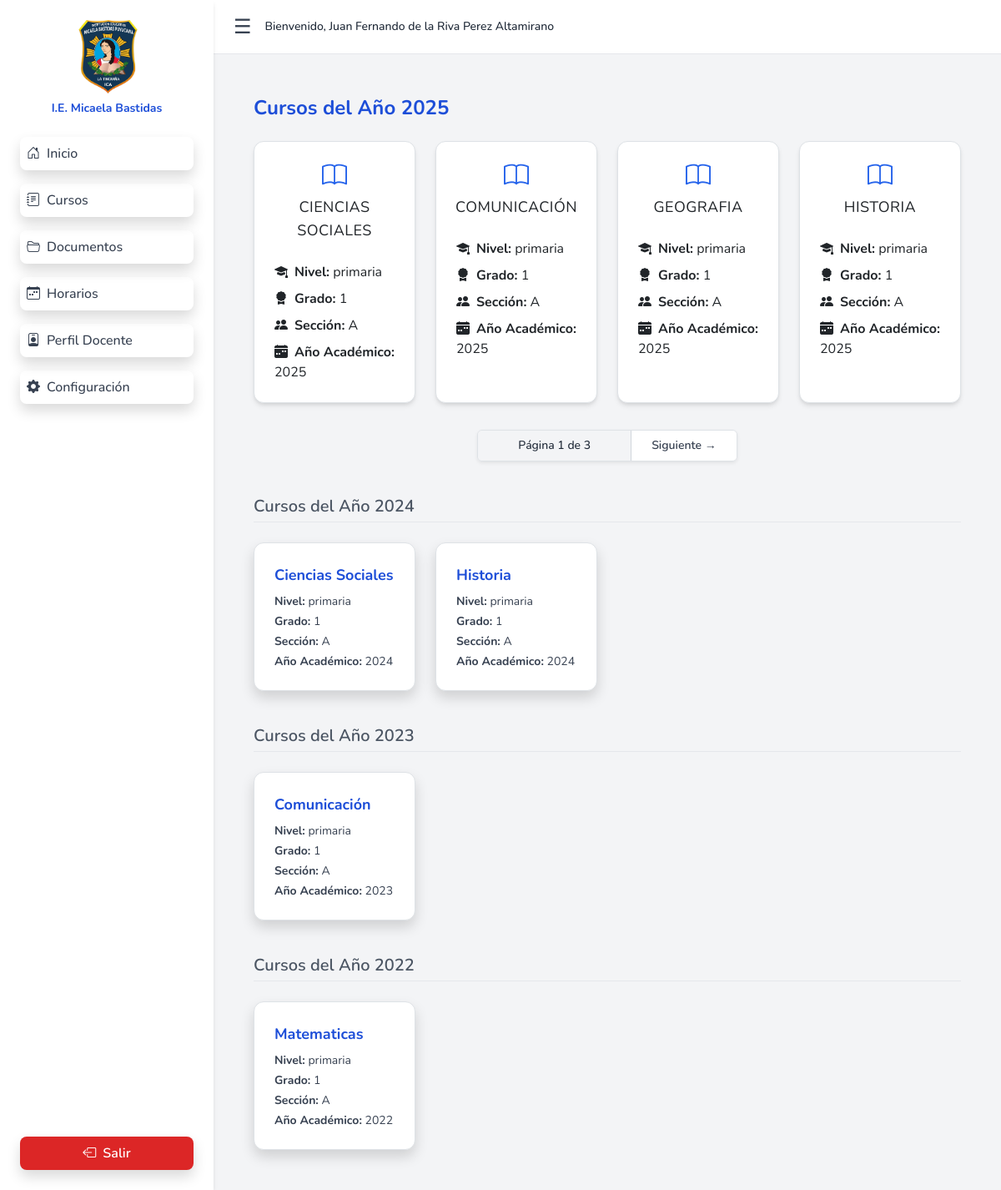
The page /courses/ (signed in) on the database its author committed.
### class_assignment/models.py (models this page shows, shortened)
class ClassAssignment(models.Model):
    teacher = models.ForeignKey(Teacher, on_delete=models.CASCADE)
    course = models.ForeignKey(Course, on_delete=models.CASCADE)
    LEVEL_CHOICES = [
        ('primaria', 'Primaria'),
        ('secundaria', 'Secundaria'),
    ]
    level = models.CharField(max_length=10, choices=LEVEL_CHOICES)
    grade = models.PositiveSmallIntegerField()
    section = models.CharField(max_length=1)
    academic_year = models.CharField(max_length=4)
    class Meta:
        constraints = [
            models.UniqueConstraint(
                fields=['teacher', 'course', 'level', 'grade', 'section', 'academic_year'],
                name='unique_class_assignment_per_year'
            )
        ]

### course/models.py (models this page shows, shortened)
class Course(models.Model):
    name_validator = RegexValidator(
        regex=r'^[A-Za-zÀ-ÿ\s]{1,30}$',
        message='Course name must contain only letters and be up to 30 characters.'
    )
    name = models.CharField(max_length=30, validators=[name_validator])
    LEVEL_CHOICES = [
        ('primaria', 'Primaria'),
        ('secundaria', 'Secundaria'),
    ]
    level = models.CharField(max_length=10, choices=LEVEL_CHOICES)

### dashboard/views.py (the view)
# urls.py: path('courses/', views.teacher_courses, name='teacher_courses'),
@login_required
def teacher_courses(request):
    current_year = str(datetime.now().year)
    assignments = ClassAssignment.objects.filter(teacher__user=request.user)
    current_year_courses = [a for a in assignments if a.academic_year == current_year]
    past_courses_grouped = defaultdict(list)
    for assignment in assignments:
        if assignment.academic_year != current_year:
            past_courses_grouped[assignment.academic_year].append(assignment)
    current_year_courses.sort(key=lambda a: a.course.name.lower())
    past_years_courses = {
        year: sorted(course_list, key=lambda a: a.course.name.lower())
        for year, course_list in sorted(past_courses_grouped.items(), reverse=True)
    }
    current_page_number = request.GET.get("page")
    current_paginator = Paginator(current_year_courses, 4)
    current_year_page_obj = current_paginator.get_page(current_page_number)
    return render(request, 'dashboard/teacher_courses.html', {
        'current_year': current_year,
        'current_year_page_obj': current_year_page_obj,
        'current_year_courses': current_year_page_obj,  # alias para el template
        'past_years_courses': past_years_courses
    })

### preferences/context_processors.py (called while the page is built)
def dark_mode_context(request):
    if request.user.is_authenticated and hasattr(request.user, 'preferences'):
        return {'dark_mode': request.user.preferences.dark_mode}
    return {'dark_mode': False}

### templates/dashboard/teacher_courses.html (shortened to what this page needs)
{% extends 'base/base_dashboard.html' %}
{% load static %}
{% load i18n %}
{% block inner_content %}
<div class="p-6">
  {% if current_year_courses %}
    <h2 class="text-2xl font-bold text-blue-700 mb-6">{% trans "Cursos del Año" %} {{ current_year }}</h2>
    <div class="grid grid-cols-1 sm:grid-cols-2 md:grid-cols-3 lg:grid-cols-4 gap-6">
  {% for assignment in current_year_courses %}
    <a href="{% url 'course_detail' assignment.id %}" class="block group transition duration-300 transform hover:-translate-y-1">
      <div class="bg-white border border-gray-200 rounded-xl shadow-md p-4 h-full
                  transition-all duration-300 group-hover:shadow-lg">
        <div class="flex flex-col items-center justify-center mb-4">
          <i class="bi bi-book text-blue-600 text-3xl mb-1 transition group-hover:font-bold"></i>
          <h3 class="text-center text-lg uppercase tracking-wide transition group-hover:font-bold">
            {{ assignment.course.name }}
          </h3>
        </div>
        <ul class="text-base space-y-2 transition">
          <li class="transition group-hover:font-bold">
            <i class="bi bi-mortarboard-fill me-2"></i><strong>{% trans "Nivel" %}:</strong> {{ assignment.level }}
          </li>
          <li class="transition group-hover:font-bold">
            <i class="bi bi-award-fill me-2"></i><strong>{% trans "Grado" %}:</strong> {{ assignment.grade }}
          </li>
          <li class="transition group-hover:font-bold">
            <i class="bi bi-people-fill me-2"></i><strong>{% trans "Sección" %}:</strong> {{ assignment.section }}
          </li>
          <li class="transition group-hover:font-bold">
            <i class="bi bi-calendar-week-fill me-2"></i><strong>{% trans "Año Académico" %}:</strong> {{ assignment.academic_year }}
          </li>
        </ul>
      </div>
    </a>
  {% endfor %}
</div>
  {% endif %}
  {% if current_year_page_obj.has_other_pages %}
  <div class="flex justify-center mt-8">
    <nav class="inline-flex rounded-md shadow-sm overflow-hidden border border-gray-300" aria-label="Pagination">
      <span class="px-5 py-2 bg-gray-100 text-gray-800 font-medium text-sm border-r border-gray-300">
        {% trans "Página" %} {{ current_year_page_obj.number }} {% trans "de" %} {{ current_year_page_obj.paginator.num_pages }}
      </span>
      {% if current_year_page_obj.has_next %}
        <a href="?year={{ current_year }}&page={{ current_year_page_obj.next_page_number }}"
           class="px-4 py-2 bg-white text-gray-700 hover:bg-gray-100 font-semibold text-sm transition">
          {% trans "Siguiente" %} →
        </a>
      {% endif %}
    </nav>
  </div>
{% endif %}
  {% for year, assignments in past_years_courses.items %}
    <h2 class="text-xl font-semibold text-gray-600 mt-10 mb-4 border-b pb-1 border-gray-200">{% trans "Cursos del Año" %} {{ year }}</h2>
    <div class="grid grid-cols-1 sm:grid-cols-2 md:grid-cols-3 lg:grid-cols-4 gap-6">
      {% for assignment in assignments %}
        <div class="bg-white rounded-xl shadow p-4 border hover:border-blue-300 transition">
          <h3 class="text-lg font-bold text-blue-700 mb-2">{{ assignment.course.name }}</h3>
          <ul class="text-sm text-gray-700 space-y-1">
            <li><strong>{% trans "Nivel" %}:</strong> {{ assignment.level }}</li>
            <li><strong>{% trans "Grado" %}:</strong> {{ assignment.grade }}</li>
            <li><strong>{% trans "Sección" %}:</strong> {{ assignment.section }}</li>
            <li><strong>{% trans "Año Académico" %}:</strong> {{ assignment.academic_year }}</li>
          </ul>
        </div>
      {% endfor %}
    </div>
  {% endfor %}
</div>
{% endblock %}

### templates/base/base_dashboard.html (shortened to what this page needs)
{% extends 'base/base.html' %}
{% load static %}
{% load i18n %}
{% block content %}
<div id="dashboardContainer" class="flex h-screen overflow-hidden bg-gray-100">
  <aside id="sidebar"
         class="w-64 bg-white shadow-md transition-all duration-300 ease-in-out flex flex-col justify-between z-40">
    <div>
      <div class="text-center mt-4">
        <img src="{% static 'img/logo.jpg' %}" class="mx-auto w-20 mb-2" alt="Logo Colegio">
        <h5 class="text-blue-700 font-bold text-sm">I.E. Micaela Bastidas</h5>
      </div>
      <ul class="mt-6 space-y-4 px-6">
        <li>
          <a href="{% url 'teacher_dashboard' %}"
             class="flex items-center space-x-2 p-2 rounded-lg shadow transition font-medium
                    {% if request.path == '/dashboard/' %}bg-black text-white{% else %}text-gray-700 hover:bg-black hover:text-white{% endif %}">
            <i class="bi bi-house-door"></i><span class="text-base">{% trans "Inicio" %}</span>
          </a>
        </li>
        <li>
          <a href="{% url 'teacher_courses' %}"
             class="flex items-center space-x-2 p-2 rounded-lg shadow transition font-medium
                    {% if '/dashboard/courses/' in request.path or '/dashboard/my-courses/' in request.path %}bg-black text-white{% else %}text-gray-700 hover:bg-black hover:text-white{% endif %}">
            <i class="bi bi-journal-text"></i><span class="text-base">{% trans "Cursos" %}</span>
          </a>
        </li>
        <li>
          <a href="{% url 'teacher_documents' %}"
             class="flex items-center space-x-2 p-2 rounded-lg shadow transition font-medium
                    {% if request.path == '/dashboard/documents/' %}bg-black text-white{% else %}text-gray-700 hover:bg-black hover:text-white{% endif %}">
            <i class="bi bi-folder2-open"></i><span class="text-base">{% trans "Documentos" %}</span>
          </a>
        </li>
        <li>
          <a href="{% url 'teacher_schedule' %}"
             class="flex items-center space-x-2 p-2 rounded-lg shadow transition font-medium
                    {% if request.path == '/dashboard/schedules/' %}bg-black text-white{% else %}text-gray-700 hover:bg-black hover:text-white{% endif %}">
            <i class="bi bi-calendar-week"></i><span class="text-base">{% trans "Horarios" %}</span>
          </a>
        </li>
        <li>
          <a href="{% url 'teacher_profile' %}"
             class="flex items-center space-x-2 p-2 rounded-lg shadow transition font-medium
                    {% if '/dashboard/profile/' in request.path or '/dashboard/profile/edit' in request.path %}bg-black text-white{% else %}text-gray-700 hover:bg-black hover:text-white{% endif %}">
            <i class="bi bi-person-badge"></i><span class="text-base">{% trans "Perfil Docente" %}</span>
          </a>
        </li>
        <li>
          <a href="{% url 'configuration' %}"
             class="flex items-center space-x-2 p-2 rounded-lg shadow transition font-medium
                    {% if request.path == '/dashboard/configuration/' %}bg-black text-white{% else %}text-gray-700 hover:bg-black hover:text-white{% endif %}">
            <i class="bi bi-gear-fill"></i><span class="text-base">{% trans "Configuración" %}</span>
          </a>
        </li>
      </ul>
    </div>
    <form method="post" action="{% url 'logout' %}" class="p-6">
      <button type="submit"
              class="w-full bg-red-600 hover:bg-red-700 text-white font-semibold py-2 px-4 rounded-lg shadow transition">
        <i class="bi bi-box-arrow-left me-2"></i>{% trans "Salir" %}
      </button>
    </form>
  </aside>
  <div class="flex-1 flex flex-col">
    <header class="bg-white border-b shadow px-6 py-3 flex items-center justify-between">
      <div class="flex items-center space-x-4">
        <button id="toggleSidebar"
                class="text-gray-700 text-2xl focus:outline-none transition hover:scale-105">
          ☰
        </button>
        <span class="text-sm text-gray-800 font-medium">
          {% trans "Bienvenido" %}, {{ user.first_name }} {{ user.last_name }}
        </span>
      </div>
    </header>
    <main class="flex-1 overflow-y-auto p-6 bg-gray-100">
      {% block inner_content %}{% endblock %}
    </main>
  </div>
</div>
{% endblock %}

### static/css/styles.css (style rules this page uses)
body { min-height: 100vh; display: flex; flex-direction: column; margin: 0; padding: 0; }

### static/css/dashboard.css (style rules this page uses)
body { margin: 0; font-family: 'Segoe UI', Tahoma, Geneva, Verdana, sans-serif; background-color: #ffffff; height: auto; min-height: 100vh; overflow-x: hidden; overflow-y: auto; }

### static/css/teacher_courses.css (style rules this page uses)
html, body { margin: 0; padding: 0; height: 100%; overflow-x: hidden; overflow-y: auto; }

### templates/base/base.html (style rules this page uses)
body { font-family: 'Nunito', sans-serif; }

### rows shown on the page
ClassAssignment: course.name "CIENCIAS SOCIALES", level "primaria", grade "1", section "A", academic_year "2025"
ClassAssignment: course.name "COMUNICACIÓN", level "primaria", grade "1", section "A", academic_year "2025"
ClassAssignment: course.name "GEOGRAFIA", level "primaria", grade "1", section "A", academic_year "2025"
ClassAssignment: course.name "HISTORIA", level "primaria", grade "1", section "A", academic_year "2025"
ClassAssignment: academic_year "2024", course.name "Ciencias Sociales", level "primaria", grade "1", section "A"
ClassAssignment: course.name "Historia", level "primaria", grade "1", section "A", academic_year "2024"
ClassAssignment: academic_year "2023", course.name "Comunicación", level "primaria", grade "1", section "A"
ClassAssignment: academic_year "2022", course.name "Matematicas", level "primaria", grade "1", section "A"

### other values the page prints
{{ user.first_name }} "Juan Fernando de la Riva"
{{ user.last_name }} "Perez Altamirano"
{{ current_year }} "2025"
{{ current_year_page_obj.number }} "1"
{{ current_year_page_obj.paginator.num_pages }} "3"
